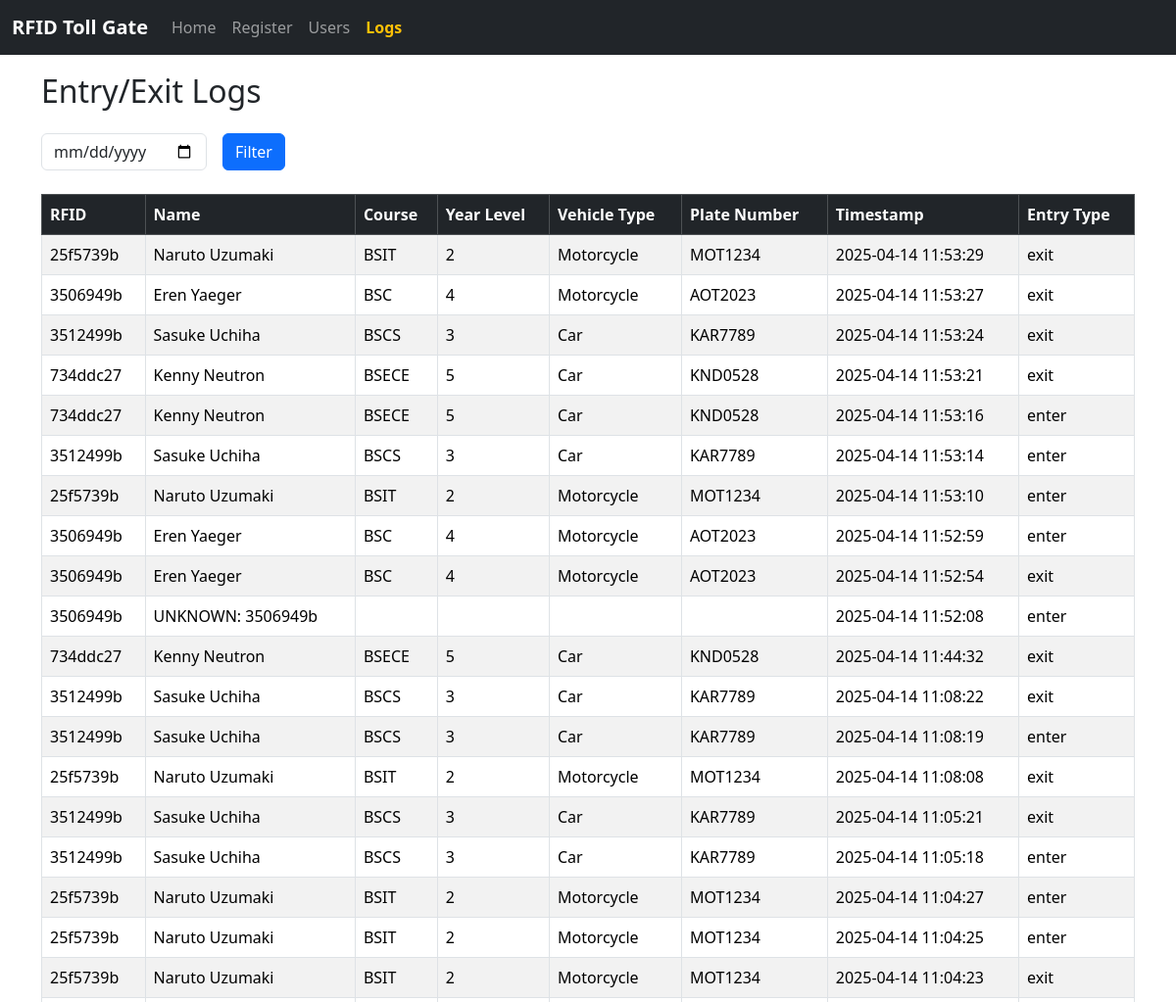
Page /logs (upper part) on the earlier database version.
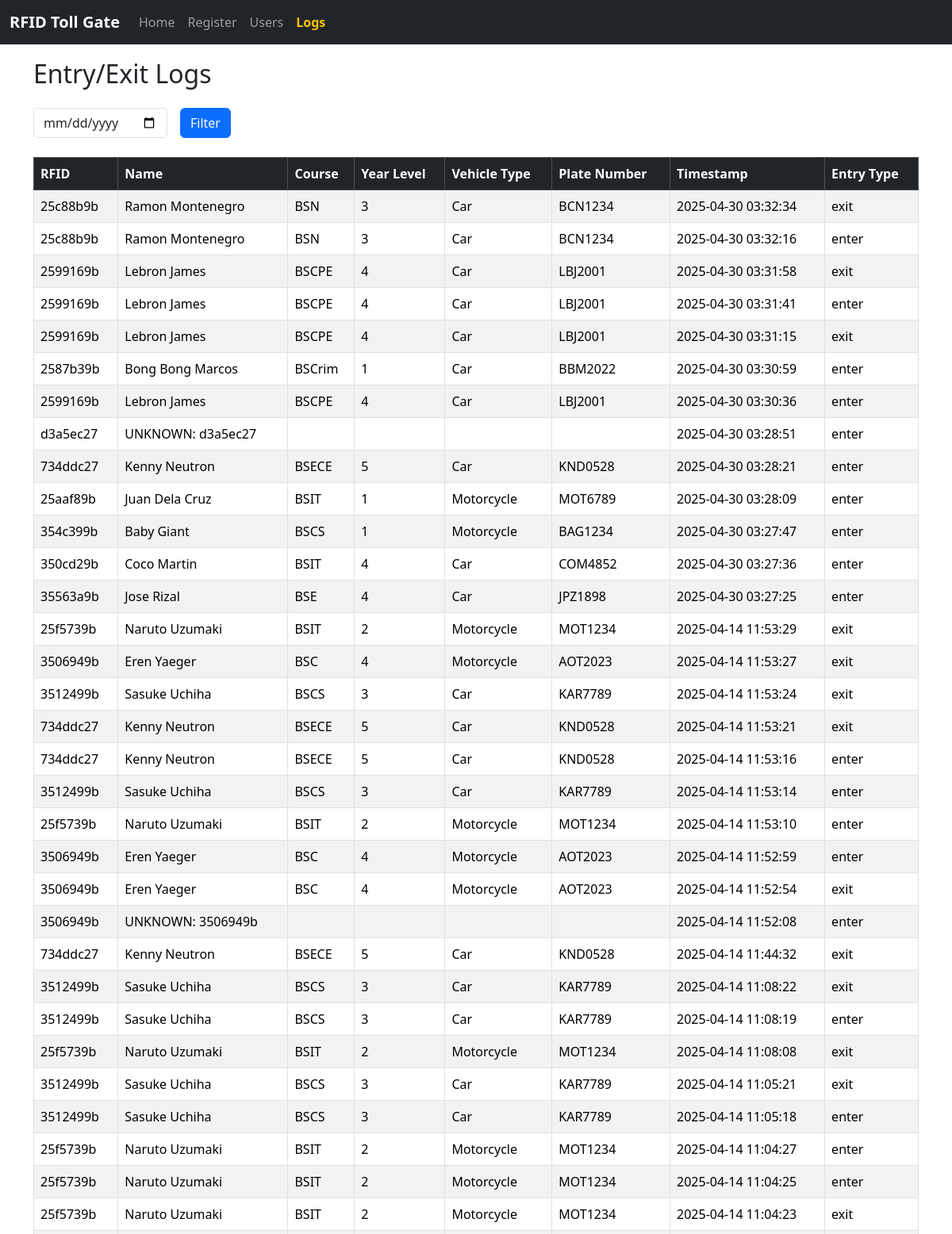
Same page on the later database version.
### tables this page shows
CREATE TABLE logs (
        id INTEGER PRIMARY KEY AUTOINCREMENT,
        rfid TEXT,
        name TEXT,
        course TEXT,
        year_level TEXT,
        vehicle_type TEXT,
        plate_number TEXT,
        timestamp TEXT,
        entry_type TEXT CHECK(entry_type IN ('enter', 'exit'))
    );

### main.py (the view)
@app.route('/logs')
def logs():
    selected_date = request.args.get('date')
    conn = sqlite3.connect('rfid_gate.db')
    c = conn.cursor()
    if selected_date:
        c.execute('''
            SELECT rfid, name, course, year_level, vehicle_type, plate_number, timestamp, entry_type
            FROM logs
            WHERE DATE(timestamp) = ?
            ORDER BY timestamp DESC
        ''', (selected_date,))
    else:
        c.execute('''
            SELECT rfid, name, course, year_level, vehicle_type, plate_number, timestamp, entry_type
            FROM logs
            ORDER BY timestamp DESC
        ''')
    logs_data = c.fetchall()
    conn.close()
    return render_template('logs.html', logs=logs_data, selected_date=selected_date)

### templates/logs.html (shortened to what this page needs)
{% extends "base.html" %}
{% block content %}
<div class="container mt-4">
  <h2 class="mb-4">Entry/Exit Logs</h2>
  <form method="GET" class="row g-3 mb-4">
    <div class="col-auto">
      <input type="date" name="date" class="form-control" value="{{ selected_date }}">
    </div>
    <div class="col-auto">
      <button type="submit" class="btn btn-primary">Filter</button>
    </div>
  </form>
  {% if logs %}
  <div class="table-responsive">
    <table class="table table-striped table-bordered">
      <thead class="table-dark">
        <tr>
          <th>RFID</th>
          <th>Name</th>
          <th>Course</th>
          <th>Year Level</th>
          <th>Vehicle Type</th>
          <th>Plate Number</th>
          <th>Timestamp</th>
          <th>Entry Type</th>
        </tr>
      </thead>
      <tbody>
        {% for log in logs %}
        <tr>
          <td>{{ log[0] }}</td>
          <td>{{ log[1] }}</td>
          <td>{{ log[2] }}</td>
          <td>{{ log[3] }}</td>
          <td>{{ log[4] }}</td>
          <td>{{ log[5] }}</td>
          <td>{{ log[6] }}</td>
          <td>{{ log[7] }}</td>
        </tr>
        {% endfor %}
      </tbody>
    </table>
  </div>
  {% else %}
    <p class="text-muted">No logs found{{ " for " + selected_date if selected_date }}.</p>
  {% endif %}
</div>
{% endblock %}

Differences in the rows shown:
added logs: rfid "25c88b9b", name "Ramon Montenegro", course "BSN", year_level "3", vehicle_type "Car", plate_number "BCN1234", timestamp "2025-04-30 03:32:34", entry_type "exit"
added logs: rfid "25c88b9b", name "Ramon Montenegro", course "BSN", year_level "3", vehicle_type "Car", plate_number "BCN1234", timestamp "2025-04-30 03:32:16", entry_type "enter"
added logs: rfid "2599169b", name "Lebron James", course "BSCPE", year_level "4", vehicle_type "Car", plate_number "LBJ2001", timestamp "2025-04-30 03:31:58", entry_type "exit"
added logs: rfid "2599169b", name "Lebron James", course "BSCPE", year_level "4", vehicle_type "Car", plate_number "LBJ2001", timestamp "2025-04-30 03:31:41", entry_type "enter"
added logs: rfid "2599169b", name "Lebron James", course "BSCPE", year_level "4", vehicle_type "Car", plate_number "LBJ2001", timestamp "2025-04-30 03:31:15", entry_type "exit"
added logs: rfid "2587b39b", name "Bong Bong Marcos", course "BSCrim", year_level "1", vehicle_type "Car", plate_number "BBM2022", timestamp "2025-04-30 03:30:59", entry_type "enter"
added logs: rfid "2599169b", name "Lebron James", course "BSCPE", year_level "4", vehicle_type "Car", plate_number "LBJ2001", timestamp "2025-04-30 03:30:36", entry_type "enter"
added logs: rfid "d3a5ec27", name "UNKNOWN: d3a5ec27", timestamp "2025-04-30 03:28:51", entry_type "enter"
added logs: rfid "734ddc27", name "Kenny Neutron", course "BSECE", year_level "5", vehicle_type "Car", plate_number "KND0528", timestamp "2025-04-30 03:28:21", entry_type "enter"
added logs: rfid "25aaf89b", name "Juan Dela Cruz", course "BSIT", year_level "1", vehicle_type "Motorcycle", plate_number "MOT6789", timestamp "2025-04-30 03:28:09", entry_type "enter"
added logs: rfid "354c399b", name "Baby Giant", course "BSCS", year_level "1", vehicle_type "Motorcycle", plate_number "BAG1234", timestamp "2025-04-30 03:27:47", entry_type "enter"
added logs: rfid "350cd29b", name "Coco Martin", course "BSIT", year_level "4", vehicle_type "Car", plate_number "COM4852", timestamp "2025-04-30 03:27:36", entry_type "enter"
added logs: rfid "35563a9b", name "Jose Rizal", course "BSE", year_level "4", vehicle_type "Car", plate_number "JPZ1898", timestamp "2025-04-30 03:27:25", entry_type "enter"
